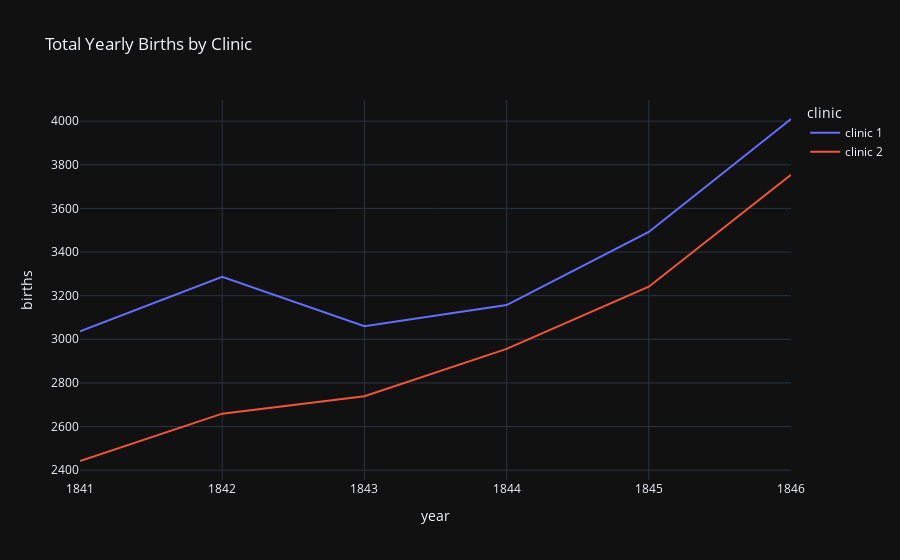

Notebook source saved alongside this figure:
### Markdown cell above
# The Yearly Data Split by Clinic

Now let's look at the annual data instead. 

**Challenge**: Use plotly to create line charts of the births and deaths of the two different clinics at the Vienna General Hospital. 
* Which clinic is bigger or more busy judging by the number of births?
* Has the hospital had more patients over time? 
* What was the highest number of deaths recorded in clinic 1 and clinic 2?

### Code cell
line = px.line(df_yearly,
               x='year',
               y='births',
               color='clinic',
               title='Total Yearly Births by Clinic')

line.show()

### Figure 1 — Plotly figure (JSON) as saved in the notebook; plotly's stock layout.template omitted (floating-point values rounded to 4 significant figures)
{"data": [{"hovertemplate": "clinic=clinic 1<br>year=%{x}<br>births=%{y}<extra></extra>", "legendgroup": "clinic 1", "line": {"color": "#636efa", "dash": "solid"}, "marker": {"symbol": "circle"}, "mode": "lines", "name": "clinic 1", "orientation": "v", "showlegend": true, "x": [1841, 1842, 1843, 1844, 1845, 1846], "xaxis": "x", "y": [3036, 3287, 3060, 3157, 3492, 4010], "yaxis": "y", "type": "scatter"}, {"hovertemplate": "clinic=clinic 2<br>year=%{x}<br>births=%{y}<extra></extra>", "legendgroup": "clinic 2", "line": {"color": "#EF553B", "dash": "solid"}, "marker": {"symbol": "circle"}, "mode": "lines", "name": "clinic 2", "orientation": "v", "showlegend": true, "x": [1841, 1842, 1843, 1844, 1845, 1846], "xaxis": "x", "y": [2442, 2659, 2739, 2956, 3241, 3754], "yaxis": "y", "type": "scatter"}], "layout": {"xaxis": {"anchor": "y", "domain": [0.0, 1.0], "title": {"text": "year"}}, "yaxis": {"anchor": "x", "domain": [0.0, 1.0], "title": {"text": "births"}}, "legend": {"title": {"text": "clinic"}, "tracegroupgap": 0}, "title": {"text": "Total Yearly Births by Clinic"}}}
